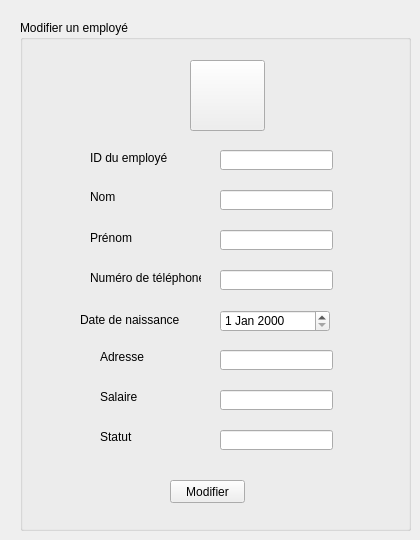
      <widget class="QWidget" name="modifier">
       <widget class="QGroupBox" name="groupBox_2">
        <property name="geometry">
         <rect>
          <x>20</x>
          <y>20</y>
          <width>391</width>
          <height>511</height>
         </rect>
        </property>
        <property name="styleSheet">
         <string notr="true">background-image: url(:/img/img/gris.jpg);</string>
        </property>
        <property name="title">
         <string>Modifier un employé</string>
        </property>
        <widget class="QPushButton" name="pushButton_23">
         <property name="geometry">
          <rect>
           <x>150</x>
           <y>460</y>
           <width>75</width>
           <height>23</height>
          </rect>
         </property>
         <property name="text">
          <string>Modifier</string>
         </property>
        </widget>
        <widget class="QPushButton" name="pushButton_20">
         <property name="geometry">
          <rect>
           <x>170</x>
           <y>40</y>
           <width>75</width>
           <height>71</height>
          </rect>
         </property>
         <property name="styleSheet">
          <string notr="true">border-image: url(:/img/img/logoposte.png);</string>
         </property>
         <property name="text">
          <string/>
         </property>
        </widget>
        <widget class="QLineEdit" name="lineEdit_modnum_3">
         <property name="geometry">
          <rect>
           <x>200</x>
           <y>250</y>
           <width>113</width>
           <height>20</height>
          </rect>
         </property>
        </widget>
        <widget class="QLabel" name="id_6">
         <property name="geometry">
          <rect>
           <x>70</x>
           <y>130</y>
           <width>101</width>
           <height>16</height>
          </rect>
         </property>
         <property name="text">
          <string>ID du employé</string>
         </property>
        </widget>
        <widget class="QLineEdit" name="lineEdit_modprenom_3">
         <property name="geometry">
          <rect>
           <x>200</x>
           <y>210</y>
           <width>113</width>
           <height>20</height>
          </rect>
         </property>
        </widget>
        <widget class="QLabel" name="numero_6">
         <property name="geometry">
          <rect>
           <x>70</x>
           <y>250</y>
           <width>111</width>
           <height>16</height>
          </rect>
         </property>
         <property name="text">
          <string>Numéro de téléphone</string>
         </property>
        </widget>
        <widget class="QLabel" name="nom_6">
         <property name="geometry">
          <rect>
           <x>70</x>
           <y>170</y>
           <width>47</width>
           <height>13</height>
          </rect>
         </property>
         <property name="text">
          <string>Nom</string>
         </property>
        </widget>
        <widget class="QLineEdit" name="lineEdit_modnom_3">
         <property name="geometry">
          <rect>
           <x>200</x>
           <y>170</y>
           <width>113</width>
           <height>20</height>
          </rect>
         </property>
        </widget>
        <widget class="QLineEdit" name="lineEdit_modid_3">
         <property name="geometry">
          <rect>
           <x>200</x>
           <y>130</y>
           <width>113</width>
           <height>20</height>
          </rect>
         </property>
        </widget>
        <widget class="QLabel" name="prenom_6">
         <property name="geometry">
          <rect>
           <x>70</x>
           <y>210</y>
           <width>111</width>
           <height>16</height>
          </rect>
         </property>
         <property name="text">
          <string>Prénom</string>
         </property>
        </widget>
        <widget class="QLabel" name="date_6">
         <property name="geometry">
          <rect>
           <x>60</x>
           <y>290</y>
           <width>101</width>
           <height>20</height>
          </rect>
         </property>
         <property name="text">
          <string>Date de naissance</string>
         </property>
        </widget>
        <widget class="QLineEdit" name="lineEdit_modsalaire_3">
         <property name="geometry">
          <rect>
           <x>200</x>
           <y>370</y>
           <width>113</width>
           <height>20</height>
          </rect>
         </property>
        </widget>
        <widget class="QLineEdit" name="lineEdit_modstatut_3">
         <property name="geometry">
          <rect>
           <x>200</x>
           <y>410</y>
           <width>113</width>
           <height>20</height>
          </rect>
         </property>
        </widget>
        <widget class="QDateEdit" name="dateEdit_moddate_3">
         <property name="geometry">
          <rect>
           <x>200</x>
           <y>290</y>
           <width>110</width>
           <height>22</height>
          </rect>
         </property>
        </widget>
        <widget class="QLineEdit" name="lineEdit_modadresse_3">
         <property name="geometry">
          <rect>
           <x>200</x>
           <y>330</y>
           <width>113</width>
           <height>20</height>
          </rect>
         </property>
        </widget>
        <widget class="QLabel" name="statut_6">
         <property name="geometry">
          <rect>
           <x>80</x>
           <y>410</y>
           <width>47</width>
           <height>13</height>
          </rect>
         </property>
         <property name="text">
          <string>Statut</string>
         </property>
        </widget>
        <widget class="QLabel" name="adresse_6">
         <property name="geometry">
          <rect>
           <x>80</x>
           <y>330</y>
           <width>47</width>
           <height>13</height>
          </rect>
         </property>
         <property name="text">
          <string>Adresse</string>
         </property>
        </widget>
        <widget class="QLabel" name="salaire_6">
         <property name="geometry">
          <rect>
           <x>80</x>
           <y>370</y>
           <width>47</width>
           <height>13</height>
          </rect>
         </property>
         <property name="text">
          <string>Salaire</string>
         </property>
        </widget>
       </widget>
      </widget>
